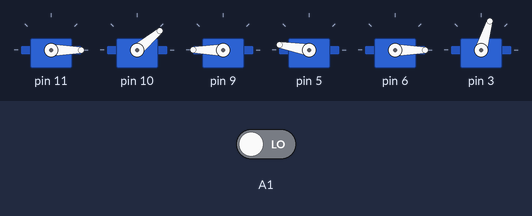
This program was run on a simulated Arduino Uno, built with avr-gcc and run on an emulated ATmega328P. Parts: 6 × servo. The test bench sets the inputs (shaded band); at power-on: A1 LOW. What the program prints to the serial monitor is not drawn.

Above: at 8.3 s.
8.4 s: A1 driven HIGH
At 9.06 s:
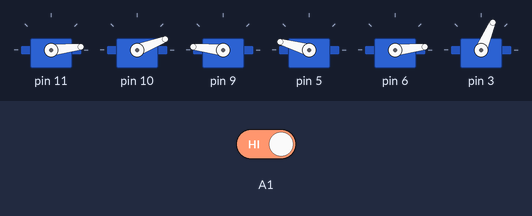
11.4 s: A1 driven LOW
At 13.5 s:
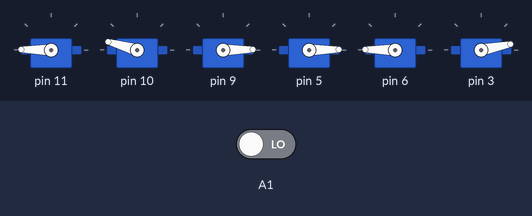
14.1 s: A1 driven HIGH
At 14.56 s:
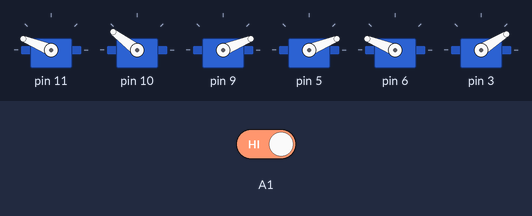
Timing chart, 0 to 42.1 s (numbered marks = the images above; inputs shaded):
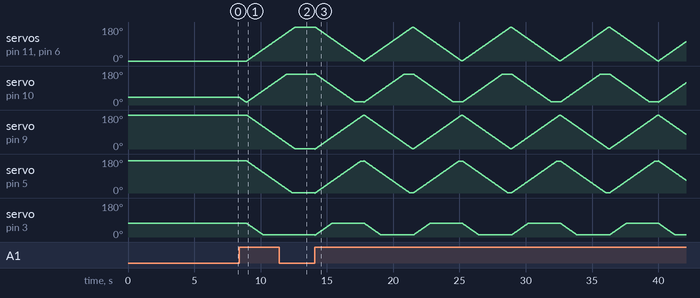

The program:

main.cpp
```cpp
/*
  simpleMovements.ino

 This  sketch simpleMovements shows how they move each servo motor of Braccio

 Created on 18 Nov 2015
 by Andrea Martino

 This example is in the public domain.
 */

#include <Braccio.h>
#include <Servo.h>

Servo base;
Servo shoulder;
Servo elbow;
Servo wrist_rot;
Servo wrist_ver;
Servo gripper;

bool run = true;

void setup()
{
    //Initialization functions and set up the initial position for Braccio
    //All the servo motors will be positioned in the "safety" position:
    //Base (M1):90 degrees
    //Shoulder (M2): 45 degrees
    //Elbow (M3): 180 degrees
    //Wrist vertical (M4): 180 degrees
    //Wrist rotation (M5): 90 degrees
    //gripper (M6): 10 degrees
    // Braccio.begin(SOFT_START_DISABLED);
    Braccio.begin();

    // Wait 1 second to ensure that initial position has been reached
    delay(1000);
    Serial.begin(9600);
    delay(100);
    Serial.println(F("Start movement"));
    pinMode(A1, INPUT);
}

void loop()
{
    /*
    connect 10k resistor to control robot movement
    A1 -> Vin : robot moves
    A1 -> GND : robot stops
    info: robot always performs a whole period a movement. It does not stop halfway during the movement
    */
    run = digitalRead(A1);


    /*
   Step Delay: a milliseconds delay between the movement of each servo.  Allowed values from 10 to 30 msec.
   M1=base degrees. Allowed values from 0 to 180 degrees
   M2=shoulder degrees. Allowed values from 15 to 165 degrees
   M3=elbow degrees. Allowed values from 0 to 180 degreesä
   M4=wrist vertical degrees. Allowed values from 0 to 180 degrees
   M5=wrist rotation degrees. Allowed values from 0 to 180 degrees
   M6=gripper degrees. Allowed values from 10 to 73 degrees. 10: the toungue is open, 73: the gripper is closed.
  */

    // MY VALUES
    //                       //(step delay, M1, M2, M3, M4, M5, M6);
    //  Braccio.ServoMovement(20,           0,  30, 160, 140, 0,  73);
    //
    //  //Wait 1 second
    //  delay(1000);
    //
    //  Braccio.ServoMovement(20,           180,  165, 10, 0, 180,  10);
    //
    //  //Wait 1 second
    //  delay(1000);

    // ORIGINAL VALUES
    //(step delay, M1, M2, M3, M4, M5, M6);
    if (run)
    {
        Braccio.ServoMovement(20, 0, 15, 180, 170, 0, 73);

        //Wait 1 second
        delay(10);

        Braccio.ServoMovement(20, 180, 165, 0, 0, 180, 10);

        //Wait 1 second
        delay(10);
    }
}
```

Measured:
- after the input at 8.4 s, servo on pin 11, servo on pin 6: moves from 0° to 120° over 2.4 s, starting after 0.55 s; servo on pin 9: moves from 180° to 60° over 2.4 s, starting after 0.55 s; servo on pin 5: moves from 170° to 50° over 2.4 s, starting after 0.55 s; servo on pin 3: moves from 73° to 11° over 1.2 s, starting after 0.55 s
- after the input at 11.4 s, servo on pin 11, servo on pin 6: goes on until 12.6 s, then stays 179°; servo on pin 10: goes on until 12.0 s, then stays 164°; servo on pin 9: goes on until 12.6 s, then stays 1°; servo on pin 5: goes on until 12.4 s, then stays 1°; servo on pin 3: stops changing and stays 11°
